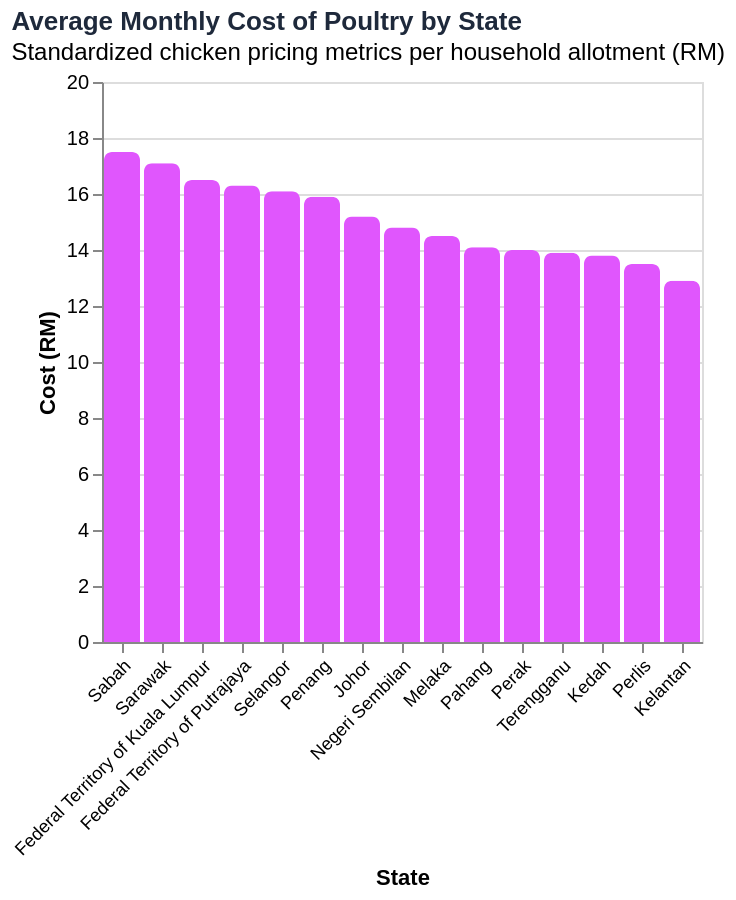

Write the Vega-Lite specification saved for this chart.
### Vega-Lite specification from a JSON file in a GitHub repository (floating-point values rounded to 4 significant figures)
{"$schema": "https://vega.github.io/schema/vega-lite/v5.json", "title": {"text": "Average Monthly Cost of Poultry by State", "subtitle": "Standardized chicken pricing metrics per household allotment (RM)", "fontSize": 13, "anchor": "start", "color": "#1e293b"}, "width": "container", "height": 280, "data": {"values": [{"state": "Johor", "poultry": 15.2}, {"state": "Kedah", "poultry": 13.8}, {"state": "Kelantan", "poultry": 12.9}, {"state": "Melaka", "poultry": 14.5}, {"state": "Negeri Sembilan", "poultry": 14.8}, {"state": "Pahang", "poultry": 14.1}, {"state": "Penang", "poultry": 15.9}, {"state": "Perak", "poultry": 14.0}, {"state": "Perlis", "poultry": 13.5}, {"state": "Selangor", "poultry": 16.1}, {"state": "Terengganu", "poultry": 13.9}, {"state": "Sabah", "poultry": 17.5}, {"state": "Sarawak", "poultry": 17.1}, {"state": "Federal Territory of Kuala Lumpur", "poultry": 16.5}, {"state": "Federal Territory of Putrajaya", "poultry": 16.3}]}, "mark": {"type": "bar", "cornerRadiusTopLeft": 4, "cornerRadiusTopRight": 4, "color": "#e056fd"}, "encoding": {"x": {"field": "state", "type": "nominal", "title": "State", "sort": "-y", "axis": {"labelAngle": -45, "labelFontSize": 9}}, "y": {"field": "poultry", "type": "quantitative", "title": "Cost (RM)", "scale": {"domain": [0, 20]}}, "tooltip": [{"field": "state", "type": "nominal", "title": "State"}, {"field": "poultry", "type": "quantitative", "title": "Poultry Cost (RM)"}]}}
